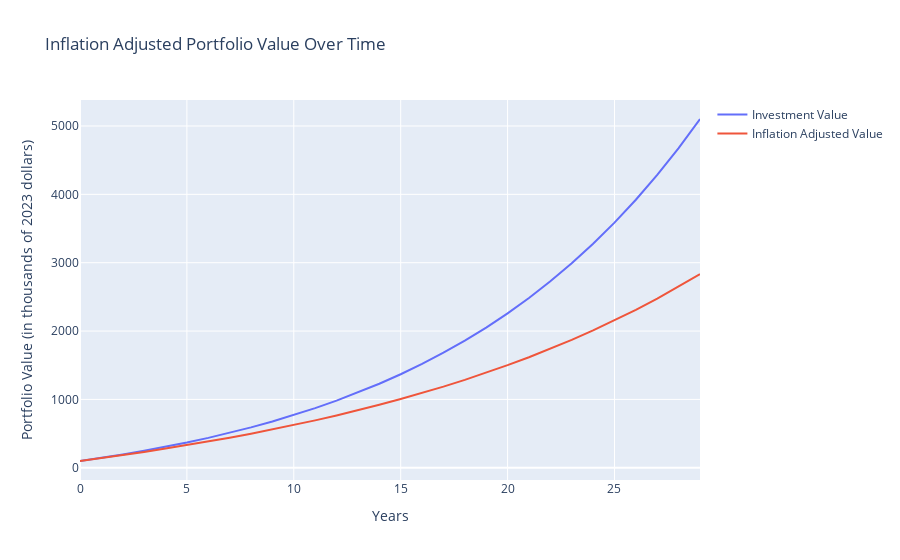

Write notebook code for a chart like this one.
### Code cell
import numpy as np
import plotly.graph_objs as go

# Parameters
initial_investment = 10
monthly_investment = 3000
annual_return = 0.08
inflation_rate = 0.02
years = 30

# Calculate portfolio value over time
months = years * 12
portfolio_value = np.zeros(months)
inflation_adjusted_value = np.zeros(months)

for i in range(months):
    if i == 0:
        portfolio_value[i] = initial_investment
    else:
        portfolio_value[i] = portfolio_value[i-1] * (1 + annual_return/12) + monthly_investment
    inflation_adjusted_value[i] = portfolio_value[i] / (1 + inflation_rate/12)**i

# Convert arrays to annual and in thousands for easier viewing
annual_investment_value = portfolio_value.reshape(-1, 12).mean(axis=1) / 1000
annual_inflation_adjusted_value = inflation_adjusted_value.reshape(-1, 12).mean(axis=1) / 1000

# Create a trace for each dataset
trace1 = go.Scatter(x=list(range(years)), y=annual_investment_value, mode='lines', name='Investment Value')
trace2 = go.Scatter(x=list(range(years)), y=annual_inflation_adjusted_value, mode='lines', name='Inflation Adjusted Value')

data = [trace1, trace2]

# Define layout
layout = go.Layout(title='Inflation Adjusted Portfolio Value Over Time',
                   xaxis=dict(title='Years'),
                   yaxis=dict(title='Portfolio Value (in thousands of 2023 dollars)'))

# Define figure and add data and layout
fig = go.Figure(data=data, layout=layout)

# Plot the data
fig.show()

### Figure 1 — Plotly figure (JSON) as saved in the notebook; plotly's stock layout.template omitted (floating-point values rounded to 4 significant figures)
{"data": [{"mode": "lines", "name": "Investment Value", "type": "scatter", "x": [0, 1, 2, 3, 4, 5, 6, 7, 8, 9, 10, 11, 12, 13, 14, 15, 16, 17, 18, 19, 20, 21, 22, 23, 24, 25, 26, 27, 28, 29], "y": [99.87, 145.5, 194.9, 248.5, 306.4, 369.2, 437.2, 510.9, 590.6, 677.0, 770.5, 871.8, 981.5, 1100.0, 1229.0, 1368.0, 1519.0, 1683.0, 1860.0, 2051.0, 2259.0, 2484.0, 2727.0, 2991.0, 3277.0, 3586.0, 3921.0, 4284.0, 4677.0, 5102.0]}, {"mode": "lines", "name": "Inflation Adjusted Value", "type": "scatter", "x": [0, 1, 2, 3, 4, 5, 6, 7, 8, 9, 10, 11, 12, 13, 14, 15, 16, 17, 18, 19, 20, 21, 22, 23, 24, 25, 26, 27, 28, 29], "y": [98.89, 141.3, 185.5, 231.8, 280.2, 331.0, 384.2, 440.0, 498.7, 560.3, 625.1, 693.3, 765.1, 840.7, 920.5, 1005.0, 1093.0, 1187.0, 1286.0, 1390.0, 1501.0, 1618.0, 1741.0, 1872.0, 2010.0, 2156.0, 2311.0, 2475.0, 2648.0, 2832.0]}], "layout": {"title": {"text": "Inflation Adjusted Portfolio Value Over Time"}, "xaxis": {"title": {"text": "Years"}}, "yaxis": {"title": {"text": "Portfolio Value (in thousands of 2023 dollars)"}}}}
